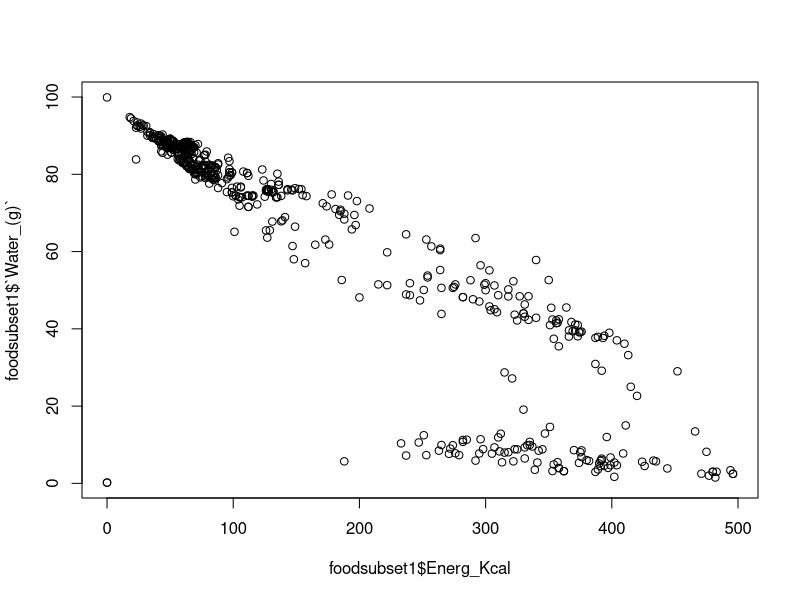
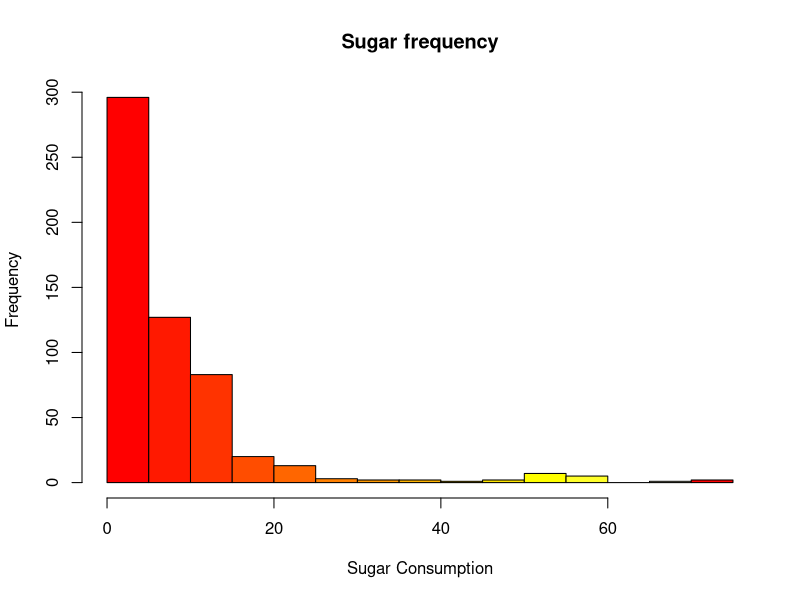

Source code (R) for these figures, in order:
#setting working directory
setwd("C:/Users/Reetinder/Desktop/R")

getwd()

#getting the dataset
library(readxl)
food<- read_excel("Food Nutrition-1.xlsx")

class(food)
View(food)

#Get first 10 rows
head(food,10)

#get last 20 rows
tail(food,20)

#summary of the data
summary(food)

#Vector "test" for top 10 values of protein_mg
test= head(food$`Protein_(g)`,10)
test

#creating matrix
food[1:5,1:5]

#class of sodium
class(food$`Sodium_(mg)`)

#New variable EPW 
food$EPW = food$Energ_Kcal/food$`Water_(g)`
dim(food$EPW)

#new subset
foodsubset1 <- food[which(food$Energ_Kcal<500),]
foodsubset1

dim(foodsubset1)

#creating plot between energy and water

plot(foodsubset1$Energ_Kcal,foodsubset1$`Water_(g)`)

#histogram between sugar with new data
hist(foodsubset1$`Sugar_Tot_(g)`,main="Sugar frequency",xlab="Sugar Consumption",col=heat.colors(14))

#ranking Energykcal
ranking1= head(food[order(-food$Energ_Kcal),],10)
ranking1

#ranking 2 water
ranking2= head(food[order(food$`Water_(g)`),],10)
ranking2

